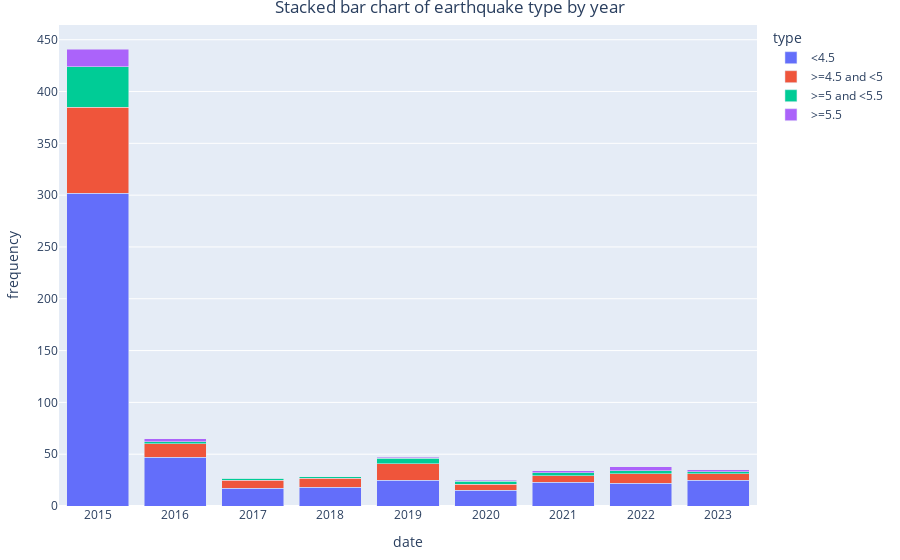

Source (notebook cell):
### Code cell
fig = px.bar(freq_by_year, 'date', 'frequency', color='type',
            title='Stacked bar chart of earthquake type by year')
fig.update_layout(barmode='stack',
                 title_x=0.5,
                 margin=dict(l=50, r=50, t=25, b=50))

fig.for_each_trace(lambda t: t.update(name = new_names[t.name],
                                     legendgroup = new_names[t.name],
                                     hovertemplate = t.hovertemplate.replace(t.name, new_names[t.name])
                                     )
                  )

### Figure 1 — Plotly figure (JSON) as saved in the notebook; plotly's stock layout.template omitted (floating-point values rounded to 4 significant figures)
{"data": [{"alignmentgroup": "True", "hovertemplate": "type=<4.5<br>date=%{x}<br>frequency=%{y}<extra></extra>", "legendgroup": "<4.5", "marker": {"color": "#636efa", "pattern": {"shape": ""}}, "name": "<4.5", "offsetgroup": "type1", "orientation": "v", "showlegend": true, "textposition": "auto", "type": "bar", "x": [2015, 2016, 2017, 2018, 2019, 2020, 2021, 2022, 2023], "xaxis": "x", "y": [302, 47, 17, 18, 25, 15, 23, 22, 25], "yaxis": "y"}, {"alignmentgroup": "True", "hovertemplate": "type=>=4.5 and <5<br>date=%{x}<br>frequency=%{y}<extra></extra>", "legendgroup": ">=4.5 and <5", "marker": {"color": "#EF553B", "pattern": {"shape": ""}}, "name": ">=4.5 and <5", "offsetgroup": "type2", "orientation": "v", "showlegend": true, "textposition": "auto", "type": "bar", "x": [2015, 2016, 2017, 2018, 2019, 2020, 2021, 2022, 2023], "xaxis": "x", "y": [83, 13, 8, 9, 16, 6, 6, 9, 6], "yaxis": "y"}, {"alignmentgroup": "True", "hovertemplate": "type=>=5 and <5.5<br>date=%{x}<br>frequency=%{y}<extra></extra>", "legendgroup": ">=5 and <5.5", "marker": {"color": "#00cc96", "pattern": {"shape": ""}}, "name": ">=5 and <5.5", "offsetgroup": "type3", "orientation": "v", "showlegend": true, "textposition": "auto", "type": "bar", "x": [2015, 2016, 2017, 2018, 2019, 2020, 2021, 2022, 2023], "xaxis": "x", "y": [39, 2, 2, 1, 5, 3, 3, 3, 2], "yaxis": "y"}, {"alignmentgroup": "True", "hovertemplate": "type=>=5.5<br>date=%{x}<br>frequency=%{y}<extra></extra>", "legendgroup": ">=5.5", "marker": {"color": "#ab63fa", "pattern": {"shape": ""}}, "name": ">=5.5", "offsetgroup": "type4", "orientation": "v", "showlegend": true, "textposition": "auto", "type": "bar", "x": [2015, 2016, 2017, 2018, 2019, 2020, 2021, 2022, 2023], "xaxis": "x", "y": [17, 3, 0, 0, 1, 1, 2, 4, 2], "yaxis": "y"}], "layout": {"barmode": "stack", "legend": {"title": {"text": "type"}, "tracegroupgap": 0}, "margin": {"b": 50, "l": 50, "r": 50, "t": 25}, "title": {"text": "Stacked bar chart of earthquake type by year", "x": 0.5}, "xaxis": {"anchor": "y", "domain": [0, 1], "title": {"text": "date"}}, "yaxis": {"anchor": "x", "domain": [0, 1], "title": {"text": "frequency"}}}}
